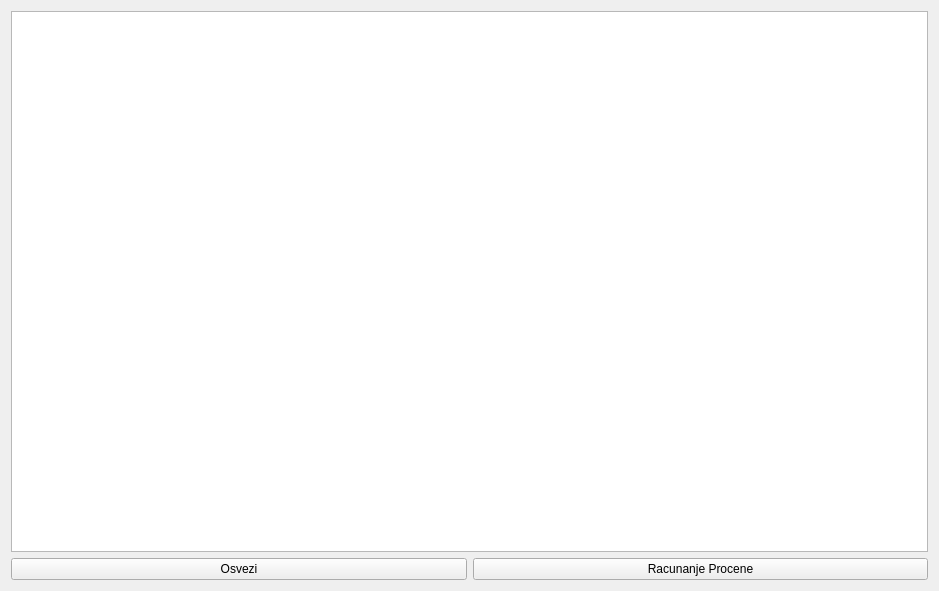
<?xml version="1.0" encoding="UTF-8"?>
<ui version="4.0">
 <class>CommandsViewIsInState</class>
 <widget class="QWidget" name="CommandsViewIsInState">
  <property name="geometry">
   <rect>
    <x>0</x>
    <y>0</y>
    <width>939</width>
    <height>591</height>
   </rect>
  </property>
  <property name="windowTitle">
   <string>Form</string>
  </property>
  <layout class="QVBoxLayout" name="verticalLayout">
   <item>
    <widget class="QTableWidget" name="tableWidget"/>
   </item>
   <item>
    <widget class="QWidget" name="widget" native="true">
     <layout class="QHBoxLayout" name="horizontalLayout">
      <property name="leftMargin">
       <number>0</number>
      </property>
      <property name="topMargin">
       <number>0</number>
      </property>
      <property name="rightMargin">
       <number>0</number>
      </property>
      <property name="bottomMargin">
       <number>0</number>
      </property>
      <item>
       <widget class="QPushButton" name="refresh">
        <property name="text">
         <string>Osvezi</string>
        </property>
       </widget>
      </item>
      <item>
       <widget class="QPushButton" name="pushButton_2">
        <property name="text">
         <string>Racunanje Procene</string>
        </property>
       </widget>
      </item>
     </layout>
    </widget>
   </item>
  </layout>
 </widget>
 <resources/>
 <connections/>
</ui>
